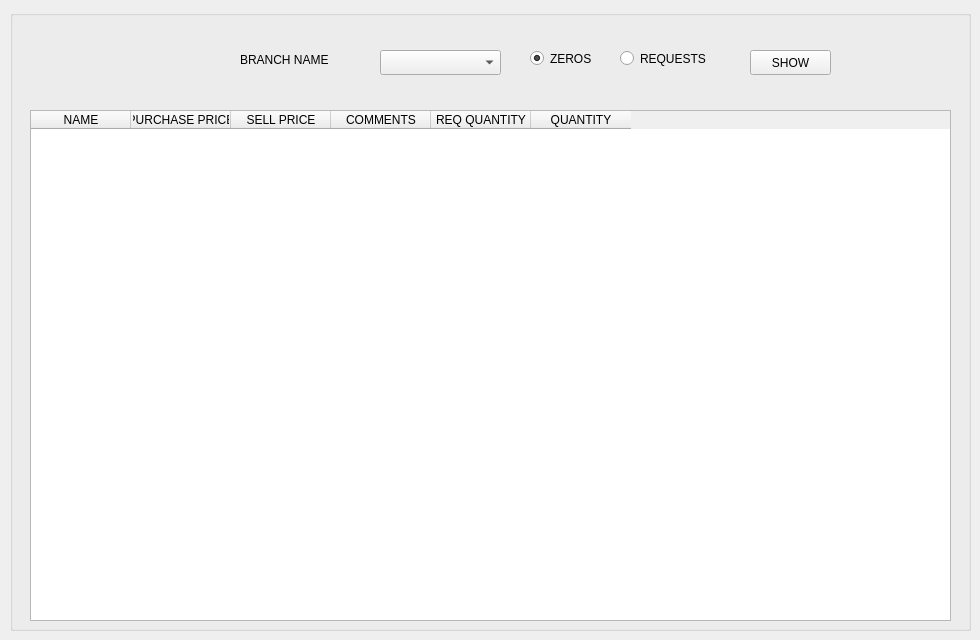
      <widget class="QWidget" name="tab_24">
       <attribute name="title">
        <string>ZEROS AND REQUESTS</string>
       </attribute>
       <widget class="QGroupBox" name="groupBox_16">
        <property name="geometry">
         <rect>
          <x>10</x>
          <y>10</y>
          <width>961</width>
          <height>621</height>
         </rect>
        </property>
        <property name="title">
         <string/>
        </property>
        <widget class="QLabel" name="label_202">
         <property name="geometry">
          <rect>
           <x>230</x>
           <y>40</y>
           <width>111</width>
           <height>20</height>
          </rect>
         </property>
         <property name="text">
          <string>BRANCH NAME</string>
         </property>
        </widget>
        <widget class="QComboBox" name="comboBox_42">
         <property name="geometry">
          <rect>
           <x>370</x>
           <y>40</y>
           <width>121</width>
           <height>25</height>
          </rect>
         </property>
        </widget>
        <widget class="QPushButton" name="pushButton_98">
         <property name="geometry">
          <rect>
           <x>740</x>
           <y>40</y>
           <width>81</width>
           <height>25</height>
          </rect>
         </property>
         <property name="text">
          <string>SHOW</string>
         </property>
        </widget>
        <widget class="QRadioButton" name="radioButton">
         <property name="geometry">
          <rect>
           <x>520</x>
           <y>40</y>
           <width>82</width>
           <height>17</height>
          </rect>
         </property>
         <property name="text">
          <string>ZEROS</string>
         </property>
         <property name="checked">
          <bool>true</bool>
         </property>
        </widget>
        <widget class="QRadioButton" name="radioButton_2">
         <property name="geometry">
          <rect>
           <x>610</x>
           <y>40</y>
           <width>111</width>
           <height>17</height>
          </rect>
         </property>
         <property name="text">
          <string>REQUESTS</string>
         </property>
        </widget>
        <widget class="QTableWidget" name="tableWidget_21">
         <property name="geometry">
          <rect>
           <x>20</x>
           <y>100</y>
           <width>921</width>
           <height>511</height>
          </rect>
         </property>
         <property name="editTriggers">
          <set>QAbstractItemView::NoEditTriggers</set>
         </property>
         <column>
          <property name="text">
           <string>NAME</string>
          </property>
          <property name="font">
           <font>
            <weight>50</weight>
            <bold>false</bold>
           </font>
          </property>
          <property name="textAlignment">
           <set>AlignCenter</set>
          </property>
         </column>
         <column>
          <property name="text">
           <string>PURCHASE PRICE</string>
          </property>
          <property name="font">
           <font>
            <weight>50</weight>
            <bold>false</bold>
           </font>
          </property>
          <property name="textAlignment">
           <set>AlignCenter</set>
          </property>
         </column>
         <column>
          <property name="text">
           <string>SELL PRICE</string>
          </property>
          <property name="font">
           <font>
            <weight>50</weight>
            <bold>false</bold>
           </font>
          </property>
          <property name="textAlignment">
           <set>AlignCenter</set>
          </property>
         </column>
         <column>
          <property name="text">
           <string>COMMENTS</string>
          </property>
          <property name="font">
           <font>
            <weight>50</weight>
            <bold>false</bold>
           </font>
          </property>
          <property name="textAlignment">
           <set>AlignCenter</set>
          </property>
         </column>
         <column>
          <property name="text">
           <string>REQ QUANTITY</string>
          </property>
          <property name="font">
           <font>
            <weight>50</weight>
            <bold>false</bold>
           </font>
          </property>
          <property name="textAlignment">
           <set>AlignCenter</set>
          </property>
         </column>
         <column>
          <property name="text">
           <string>QUANTITY</string>
          </property>
          <property name="font">
           <font>
            <weight>50</weight>
            <bold>false</bold>
           </font>
          </property>
          <property name="textAlignment">
           <set>AlignCenter</set>
          </property>
         </column>
        </widget>
       </widget>
      </widget>
